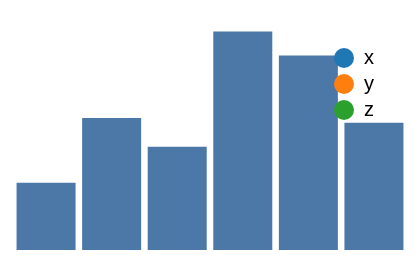

Here is the Vega-Lite specification saved for this chart:
### Vega specification from a JSON file in a GitHub repository (floating-point values rounded to 4 significant figures)
{"width": 200, "height": 120, "padding": 5, "data": [{"name": "t", "values": [{"a": "Alpha", "b": 28, "c": "x", "d": 1}, {"a": "Bravo", "b": 55, "c": "y", "d": 2}, {"a": "Charlie", "b": 43, "c": "x", "d": 3}, {"a": "Delta", "b": 91, "c": "z", "d": 4}, {"a": "Echo", "b": 81, "c": "y", "d": 5}, {"a": "Foxtrot", "b": 53, "c": "z", "d": 6}]}], "scales": [{"name": "x", "type": "band", "domain": {"data": "t", "field": "a"}, "range": "width", "padding": 0.1}, {"name": "y", "type": "linear", "domain": {"data": "t", "field": "b"}, "range": "height", "nice": true}, {"name": "color", "type": "ordinal", "domain": {"data": "t", "field": "c"}, "range": {"scheme": "category10"}}, {"name": "ramp", "type": "linear", "domain": {"data": "t", "field": "d"}, "range": {"scheme": "blues"}}, {"name": "size", "type": "linear", "domain": {"data": "t", "field": "b"}, "range": [10, 200]}, {"name": "shape", "type": "ordinal", "domain": {"data": "t", "field": "c"}, "range": "symbol"}, {"name": "quant", "type": "quantize", "domain": [0, 100], "range": {"scheme": "greens", "count": 4}}], "marks": [{"type": "rect", "from": {"data": "t"}, "encode": {"enter": {"x": {"scale": "x", "field": "a"}, "width": {"scale": "x", "band": 1}, "y": {"scale": "y", "field": "b"}, "y2": {"scale": "y", "value": 0}}}}], "legends": [{"fill": "color", "orient": "top-right"}]}
